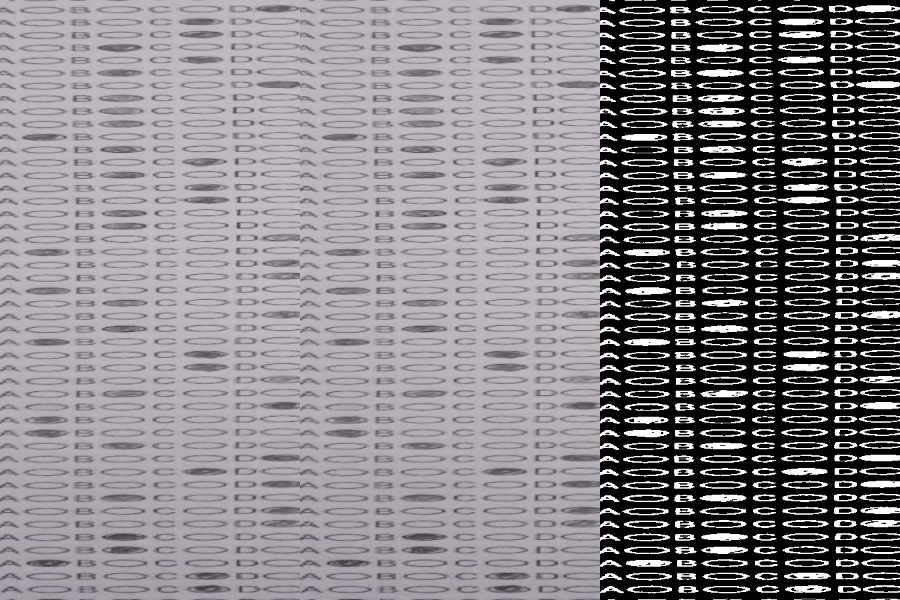
#> input picture simulacros/cv_prototypes/debug_bloque_1.jpg, 900 x 600 px
$ python -i utils_omr.py   (imports and definitions only)
#> lines starting #> are read from the running program, lines starting #| are printed output that depends on the picture; after the words box and inside, x2 and y2 are one past the last pixel; in counts of white or black regions, pixels touching at a corner belong together
#> further down, picture is the input picture: shape (600, 900, 3); mean B, G, R 134.7, 130.1, 133.8
import cv2
import numpy as np
from collections import Counter


# [8 lines left out: function alinear_documento, not called in this run]


def encontrar_ovalos(img_warped):
    """
    Detecta óvalos en la imagen con tres filtros en cascada:
    1. Aspect ratio + área + ignorar encabezado y bordes
    2. Mediana ±35% (los óvalos impresos tienen tamaño uniforme)
    """
    imgGray = cv2.cvtColor(img_warped, cv2.COLOR_BGR2GRAY)
    alto_total, ancho_total = img_warped.shape[:2]
#> alto_total = 600; ancho_total = 900

    # Umbral adaptativo: nivela sombras y variaciones de iluminación
    imgThresh = cv2.adaptiveThreshold(
        imgGray, 255, cv2.ADAPTIVE_THRESH_GAUSSIAN_C,
        cv2.THRESH_BINARY_INV, 51, 10
    )
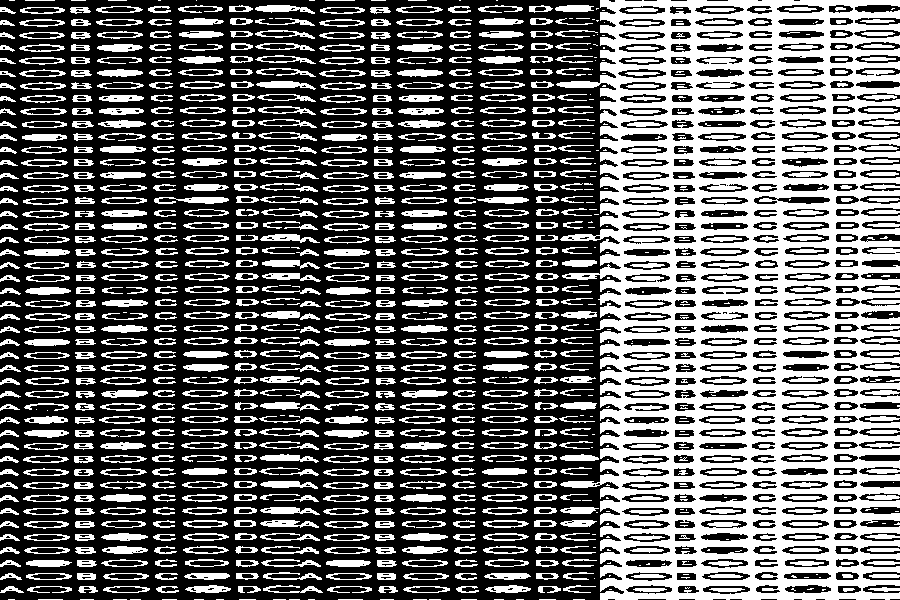
#> imgThresh: shape (600, 900); 39.8% white; 1182 white regions (302 under 20 px)

    contours, _ = cv2.findContours(imgThresh, cv2.RETR_EXTERNAL, cv2.CHAIN_APPROX_SIMPLE)
#> contours = 883 contours, 158 with area under 20; largest, box (x1, y1, x2, y2) and area: (556, 0, 900, 600) 161500, (258, 106, 316, 115) 268, (258, 132, 317, 141) 262, (255, 30, 315, 39) 262, (256, 81, 316, 90) 260

    candidatos = []
    for c in contours:
        x, y, w, h = cv2.boundingRect(c)
        if h == 0:
            continue
        aspect_ratio = w / float(h)
        area = w * h

        # Descartar encabezado (15% superior — nombre, logo, jornada)
        if y < (alto_total * 0.15):
            continue

        if 1.0 < aspect_ratio < 2.5 and 50 < area < 4000:
            candidatos.append({'c': c, 'w': w, 'h': h, 'x': x, 'y': y})
#> this loop made 883 passes
#> (x, y, w, h, aspect_ratio, area) on passes 23 to 25: (868, 587, 32, 5, 6.4, 160), (538, 586, 23, 7, 3.29, 161), (456, 586, 23, 7, 3.29, 161)
#> after the loop, candidatos = 6 items

    img_debug = img_warped.copy()
    ovalos_validos = []

    if not candidatos:
        return imgThresh, img_debug, ovalos_validos

    # Filtro de mediana ±35%
    anchos = [cand['w'] for cand in candidatos]
#> anchos = [13, 11, 17, 17, 17, 16]
    altos = [cand['h'] for cand in candidatos]
#> altos = [7, 7, 7, 7, 7, 7]
    mediana_w = np.median(anchos)
#> mediana_w = 16.5
    mediana_h = np.median(altos)
#> mediana_h = 7

    for cand in candidatos:
        w, h = cand['w'], cand['h']
        if (mediana_w * 0.65 < w < mediana_w * 1.35) and \
           (mediana_h * 0.65 < h < mediana_h * 1.35):
            ovalos_validos.append(cand['c'])
            cv2.rectangle(img_debug,
                          (cand['x'], cand['y']),
                          (cand['x'] + w, cand['y'] + h),
                          (0, 255, 0), 2)
#> this loop made 6 passes
#> w on passes 1 to 6: 13, 11, 17, 17, 17, 16
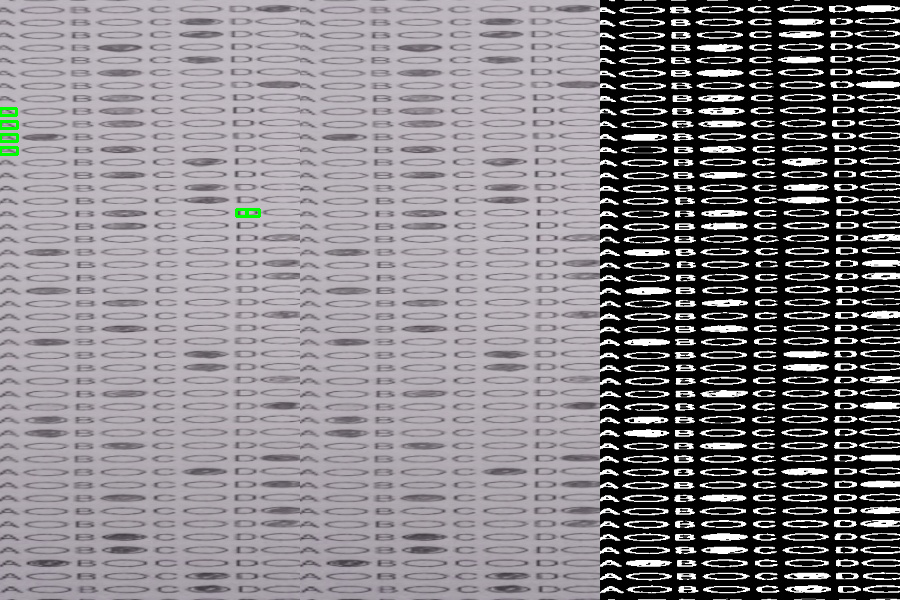
#> img_debug: shape (600, 900, 3); 0.13% of pixels changed, all inside (x1, y1, x2, y2) = (0, 107, 261, 218)
#> after the loop, ovalos_validos = 6 contours; box (x1, y1, x2, y2) and area: (0, 147, 17, 154) 47, (0, 134, 17, 141) 44, (0, 121, 17, 128) 41, (0, 108, 16, 115) 30, (236, 209, 247, 216) 28, (246, 209, 259, 216) 24

    return imgThresh, img_debug, ovalos_validos


# [122 lines left out: functions agrupar_y_evaluar_ovalos, stackImages, not called in this run]

>>> import cv2
>>> picture = cv2.imread('cv_prototypes/debug_bloque_1.jpg')
>>> result = encontrar_ovalos(picture)

$ run again, on simulacros/cv_prototypes/debug_bloque_2.jpg
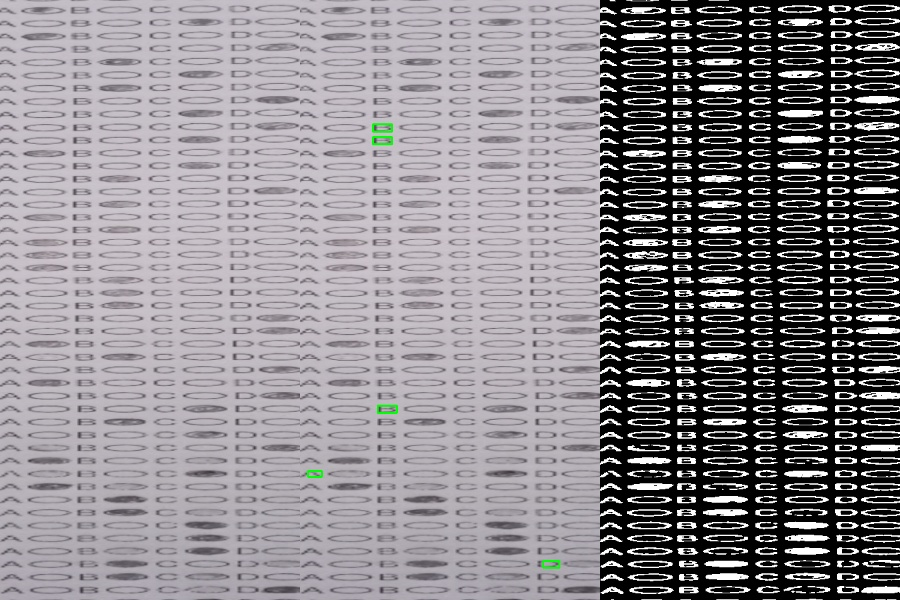
#> input picture simulacros/cv_prototypes/debug_bloque_2.jpg, 900 x 600 px
#> picture is the input picture: shape (600, 900, 3); mean B, G, R 139.1, 134.6, 138.2
#> in encontrar_ovalos, `imgThresh = cv2.adaptiveThreshold( imgGray, 255, cv2.ADAPTIVE_THRESH_G..`:
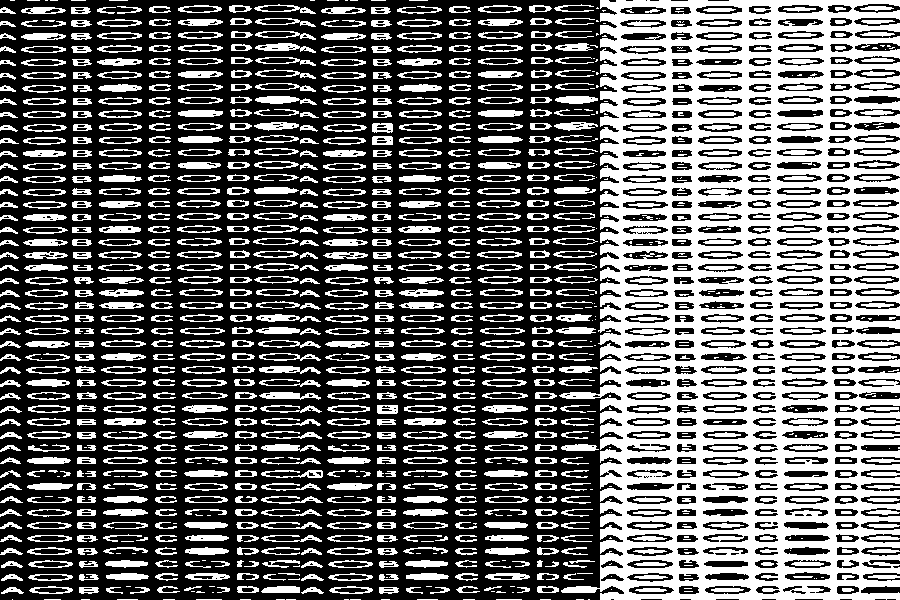
#> imgThresh: shape (600, 900); 39.7% white; 1231 white regions (317 under 20 px)
#> contours = 929 contours, 192 with area under 20; largest, box (x1, y1, x2, y2) and area: (559, 0, 900, 600) 163360, (255, 43, 316, 53) 276, (254, 4, 316, 14) 275, (259, 353, 321, 361) 272, (255, 96, 317, 105) 270
#> the loop in encontrar_ovalos, `for c in contours:` made 929 passes
#> (x, y, w, h, aspect_ratio, area) on passes 21, 26, 27: (496, 591, 10, 2, 5, 20), (517, 587, 13, 6, 2.17, 78), (430, 587, 20, 7, 2.86, 140)
#> after the loop in encontrar_ovalos, `for c in contours:`: candidatos = 16 items
#> anchos = [13, 17, 13, 17, 14, 12, 12, 11, 11, 11, 11, 21, 19, 21, 21, 17]
#> altos = [6, 7, 6, 7, 6, 5, 5, 6, 6, 6, 6, 9, 8, 9, 10, 7]
#> mediana_w = 13.5
#> mediana_h = 6
#> the loop in encontrar_ovalos, `for cand in candidatos:` made 16 passes
#> (w, h) on passes 1 to 8: (13, 6), (17, 7), (13, 6), (17, 7), (14, 6), (12, 5), (12, 5), (11, 6)
#> after the loop in encontrar_ovalos, `for cand in candidatos:`:
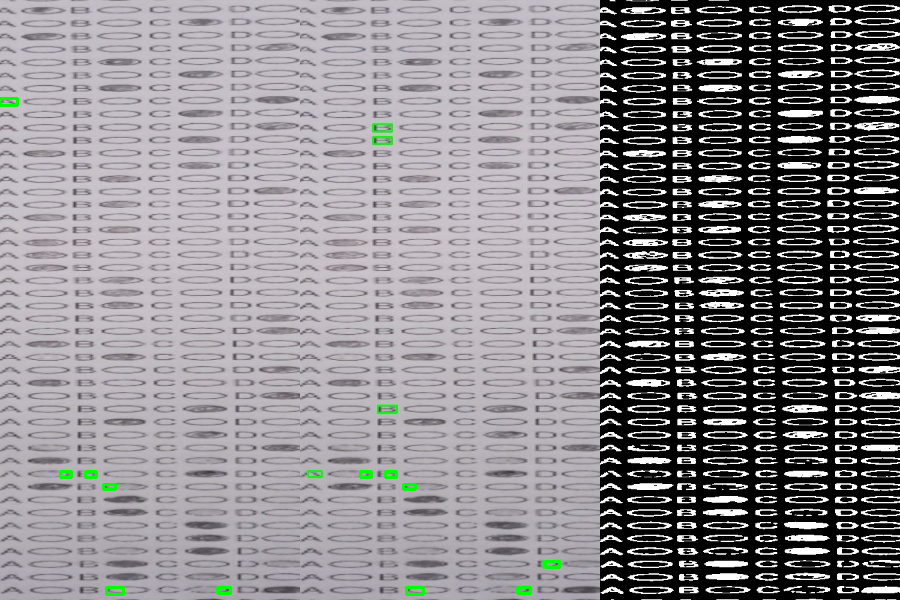
#> img_debug: shape (600, 900, 3); 0.25% of pixels changed, all inside (x1, y1, x2, y2) = (0, 97, 561, 596)
#> after the loop in encontrar_ovalos, `for cand in candidatos:`: ovalos_validos = 12 contours, 9 with area under 20; largest, box (x1, y1, x2, y2) and area: (0, 98, 17, 105) 42, (406, 587, 423, 594) 22, (106, 587, 123, 594) 22

$ run again, on simulacros/cv_prototypes/debug_bloques.jpg
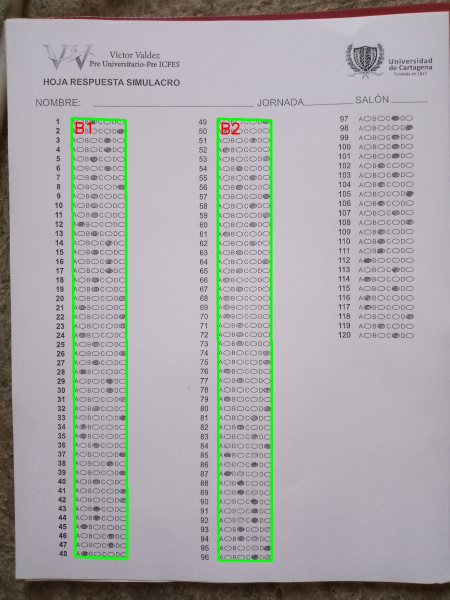
#> input picture simulacros/cv_prototypes/debug_bloques.jpg, 900 x 1200 px (shown at 1/2 size)
#> picture is the input picture: shape (1200, 900, 3); mean B, G, R 167.8, 166.3, 168.4
#> in encontrar_ovalos, `imgThresh = cv2.adaptiveThreshold( imgGray, 255, cv2.ADAPTIVE_THRESH_G..`:
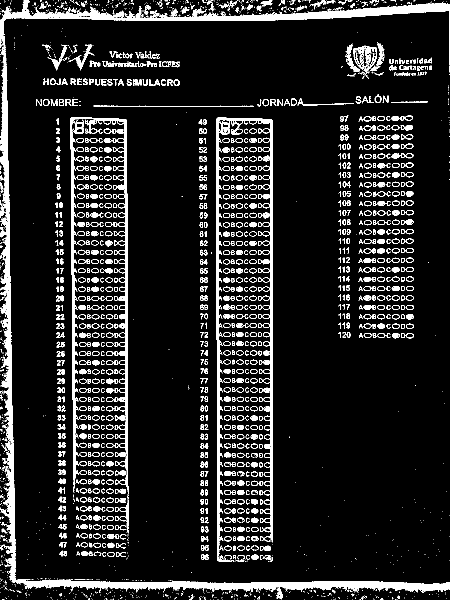
#> imgThresh: shape (1200, 900) (shown at 1/2 size); 11.3% white; 2346 white regions (1184 under 20 px)
#> contours = 2337 contours, 1435 with area under 20; largest, box (x1, y1, x2, y2) and area: (0, 0, 900, 1186) 31789, (433, 235, 546, 1123) 13851, (141, 234, 257, 989) 11266, (707, 91, 754, 148) 1720, (691, 87, 720, 143) 376
#> the loop in encontrar_ovalos, `for c in contours:` made 2337 passes
#> (x, y, w, h, aspect_ratio, area) on passes 42, 105, 388: (761, 1196, 6, 4, 1.5, 24), (719, 1192, 9, 8, 1.12, 72), (9, 1127, 9, 7, 1.29, 63)
#> after the loop in encontrar_ovalos, `for c in contours:`: candidatos = 392 items
#> anchos = 392 values, max 26 at index 161, min 9 at index 0, mean 15.17
#> altos = 392 values, max 12 at index 39, min 6 at index 17, mean 10.24
#> mediana_w = 15
#> mediana_h = 10
#> the loop in encontrar_ovalos, `for cand in candidatos:` made 392 passes
#> (w, h) on passes 1 to 3: (9, 8), (9, 7), (14, 10)
#> after the loop in encontrar_ovalos, `for cand in candidatos:`:
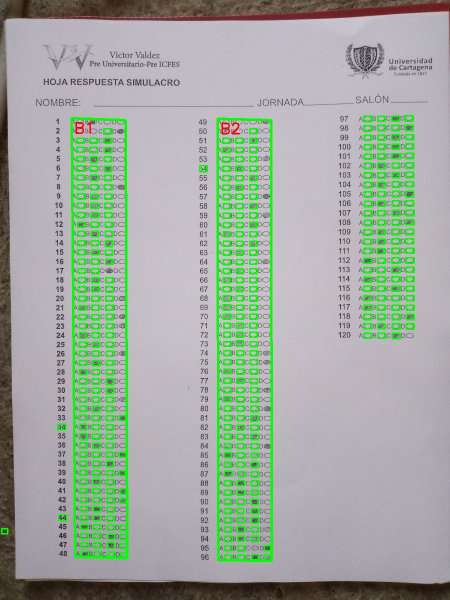
#> img_debug: shape (1200, 900, 3) (shown at 1/2 size); 5.32% of pixels changed, all inside (x1, y1, x2, y2) = (2, 230, 830, 1122)
